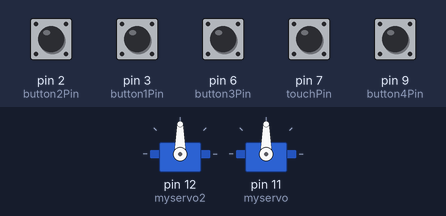
A sketch run on a simulated Arduino Uno, built with avr-gcc and run on an emulated ATmega328P. Parts: 2 × servo. The inputs (shaded band) are chosen by the test bench; at power-on: pin 2 (button2Pin), pin 3 (button1Pin), pin 6 (button3Pin), pin 7 (touchPin), pin 9 (button4Pin) LOW.

Above: at 1.2 s.
1.3 s: pin 2 (button2Pin) pulled HIGH for 0.15 s
3.1 s: pin 3 (button1Pin) pulled HIGH for 1 s
At 3.25 s:
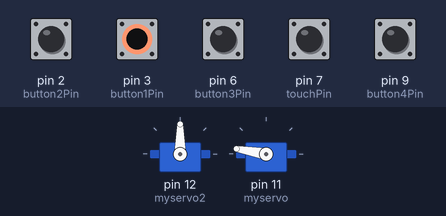
5.6 s: pin 6 (button3Pin) pulled HIGH for 0.15 s
At 5.75 s:
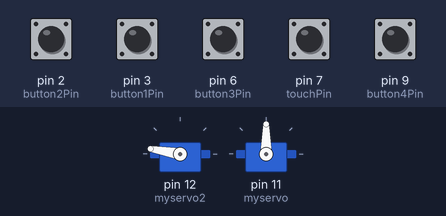
7.4 s: pin 9 (button4Pin) pulled HIGH for 0.15 s
9.2 s: pin 7 (touchPin) pulled HIGH for 1 s
At 9.65 s:
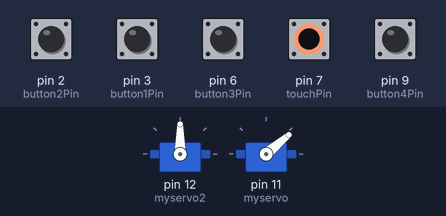
11.7 s: pin 6 (button3Pin) pulled HIGH for 1 s
At 12.45 s:
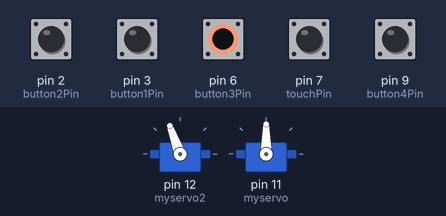
Timing chart, 0 to 14.7 s (numbered marks = the images above; inputs shaded):
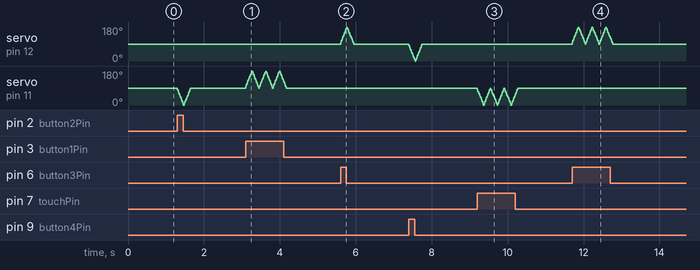

The sketch:

sketch_feb26a.ino
```cpp
#include <Servo.h>

Servo myservo;
Servo myservo2;

const int button1Pin = 3;
const int button2Pin = 2;
const int button3Pin = 6;
const int button4Pin = 9;

const int touchPin = 7;


int button1State = 0;
int button2State = 0;
int button3State = 0;
int button4State = 0;
int touchstate = 0;
int upmovecounter1 = 90;
int upmovecounter2 = 90;
int upmovecounter3 = 90;
int upmovecounter4 = 90;
int downmovecounter1 = 180;
int downmovecounter2 = 0;
int downmovecounter3 = 180;
int downmovecounter4 = 0;
bool move1 = false;
bool move2 = false;
bool move3 = false;
bool move4 = false;

void setup() {
  myservo2.attach(12);
  myservo.attach(11);
}
void loop() {

  button1State = digitalRead(button1Pin);
  button2State = digitalRead(button2Pin);
  button3State = digitalRead(button3Pin);
  button4State = digitalRead(button4Pin);
  touchstate = digitalRead(touchPin);

  if(button1State == HIGH) {
    move1 = true;
  }

  if(button2State == HIGH) {
    move2 = true;
  }
  if(touchstate == HIGH) {
    move2 = true;
  }
  if(button3State == HIGH) {
    move3 = true;
  }
  if(button4State == HIGH) {
    move4 = true;
  }
  if (move1 == true && move3 == true)
  {

    if(upmovecounter1 < 180)
    {
      upmovecounter1 += 10;
      myservo.write(upmovecounter1);
    }
    else if(upmovecounter1 >= 180)
    {
      downmovecounter1 -= 10;
      myservo.write(downmovecounter1);
    }
    if(upmovecounter3 < 180)
    {
      upmovecounter3 += 10;
      myservo2.write(upmovecounter3);
    }
    else if(upmovecounter3 >= 180)
    {
      downmovecounter3 -= 10;
      myservo2.write(downmovecounter3);
    }
    delay(20);
    if (downmovecounter1 == 90){
      move1 = false;
      upmovecounter1 = 90;
      downmovecounter1 = 180;
    }
    if (downmovecounter3 == 90){
      move3 = false;
      upmovecounter3 = 90;
      downmovecounter3 = 180;
    }
  }
  else if (move1 == true)
  {

    if(upmovecounter1 < 180)
    {
      upmovecounter1 += 10;
      myservo.write(upmovecounter1);
      delay(20);
    }
    else if(upmovecounter1 >= 180)
    {
      downmovecounter1 -= 10;
      myservo.write(downmovecounter1);
      delay(20);
    }
    if (downmovecounter1 == 90){
      move1 = false;
      upmovecounter1 = 90;
      downmovecounter1 = 180;
    }
  }
  else if (move3 == true)
  {
    if(upmovecounter3 < 180)
    {
      upmovecounter3 += 10;
      myservo2.write(upmovecounter3);
      delay(20);
    }
    else if(upmovecounter3 >= 180)
    {
      downmovecounter3 -= 10;
      myservo2.write(downmovecounter3);
      delay(20);
    }
    if (downmovecounter3 == 90){
      move3 = false;
      upmovecounter3 = 90;
      downmovecounter3 = 180;
    }
  }
  if (move2 == true)
  {
    if(upmovecounter2 > 0)
    {
      upmovecounter2 -= 10;
      myservo.write(upmovecounter2);
      delay(20);
    }
    else if(upmovecounter2 <= 0)
    {
      downmovecounter2+= 10;
      myservo.write(downmovecounter2);
      delay(20);
    }
    if (downmovecounter2 == 90){
      move2 = false;
      upmovecounter2 = 90;
      downmovecounter2 = 0;
    }
  }
  if (move3 == true)
  {
    if(upmovecounter3 < 180)
    {
      upmovecounter3 += 10;
      myservo2.write(upmovecounter3);
      delay(20);
    }
    else if(upmovecounter3 >= 180)
    {
      downmovecounter3 -= 10;
      myservo2.write(downmovecounter3);
      delay(20);
    }
    if (downmovecounter3 == 90){
      move3 = false;
      upmovecounter3 = 90;
      downmovecounter3 = 180;
    }
  }
  if (move4 == true)
  {
    if(upmovecounter4 > 0)
    {
      upmovecounter4 -= 10;
      myservo2.write(upmovecounter4);
      delay(20);
    }
    else if(upmovecounter4 <= 0)
    {
      downmovecounter4 += 10;
      myservo2.write(downmovecounter4);
      delay(20);
    }
    if (downmovecounter4 == 90){
      move4 = false;
      upmovecounter4 = 90;
      downmovecounter4 = 0;
    }
  }
}
```

Measured:
- after the input at 5.6 s, servo on pin 12 (myservo2): rises from 90° to 180° in 0.16 s, then falls to 90° in 0.18 s
- after the input at 9.2 s, servo on pin 11 (myservo): 90° → 80° at once, then repeats every 0.36 s: 70° 0.02 s, 60° 0.02 s, 50° 0.02 s, 40° 0.02 s, 30° 0.02 s, 20° 0.02 s, 10° 0.02 s, 0° 0.02 s, 10° 0.02 s, 20° 0.02 s, 30° 0.02 s, 40° 0.02 s, 50° 0.02 s, 60° 0.02 s, 70° 0.02 s, 80° 0.02 s, 90° 0.02 s, 80° 0.02 s, until it stays 90° from 10.3 s
